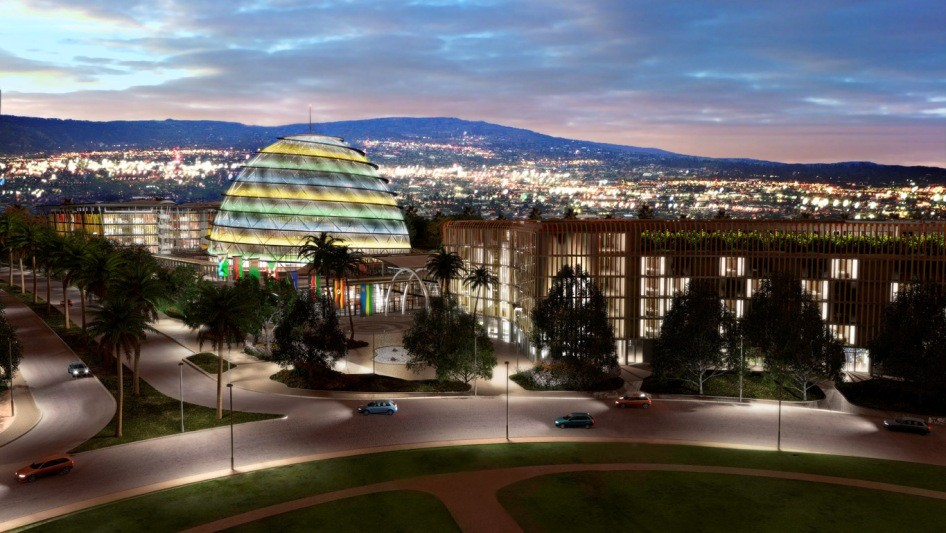
#> input picture Computer-Vision/OpenCV-with-Python-for-Image-and-Video-Analysis/kigali.png, 946 x 533 px
$ python 'image operations.py'
#> lines starting #> are read from the running program, lines starting #| are printed output that depends on the picture; after the words box and inside, x2 and y2 are one past the last pixel; in counts of white or black regions, pixels touching at a corner belong together
import cv2
import numpy as np

img = cv2.imread('kigali.png', cv2.IMREAD_COLOR)
#> img is the input picture: shape (533, 946, 3); mean B, G, R 91.6, 92, 94.8

img[55, 55] = [255, 255, 255]
#> img: shape (533, 946, 3); under 0.01% of pixels changed, all inside (x1, y1, x2, y2) = (55, 55, 56, 56)
px = img[55, 55]
#> px = [255, 255, 255]

img[100:150, 100:150] = [255, 255, 255]
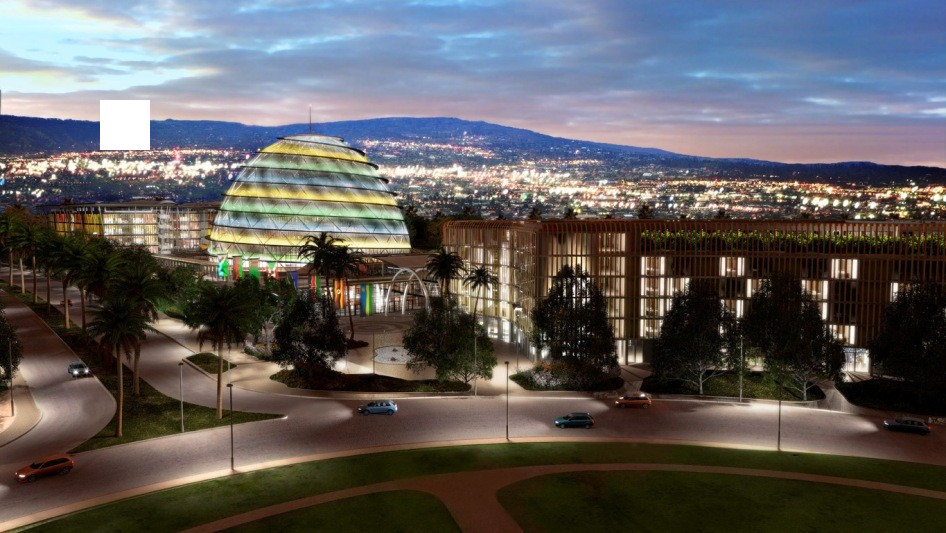
#> img: shape (533, 946, 3); mean B, G, R 92, 92.6, 95.4

cv2.imshow('image', img)
cv2.waitKey(0)
cv2.destroyAllWindows()

$ run again, with Computer-Vision/OpenCV-with-Python-for-Image-and-Video-Analysis/bright.png copied over Computer-Vision/OpenCV-with-Python-for-Image-and-Video-Analysis/kigali.png
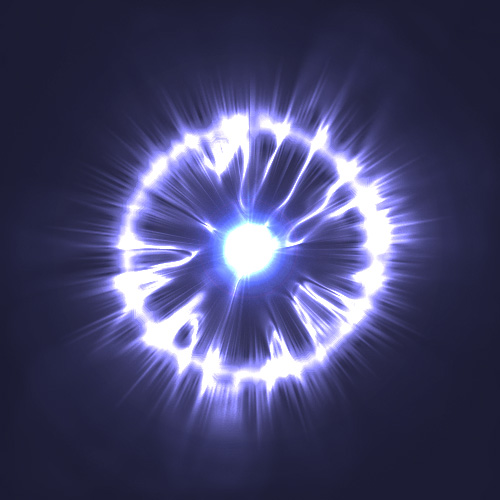
#> input picture Computer-Vision/OpenCV-with-Python-for-Image-and-Video-Analysis/bright.png, 500 x 500 px
#> img is the input picture: shape (500, 500, 3); mean B, G, R 108.6, 68.4, 68.5
#> px = [255, 255, 255]
#> `img[100:150, 100:150] = [255, 255, 255]`:
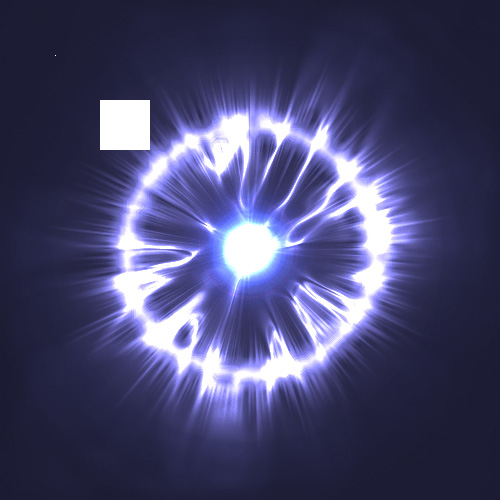
#> img: shape (500, 500, 3); mean B, G, R 110.4, 70.6, 70.6
